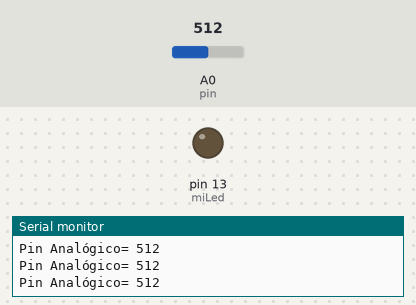
Simulated run of this sketch. Board: Arduino Uno, built with avr-gcc and run on an emulated ATmega328P. Shown: output pins drawn as LEDs (lit = HIGH), the last lines printed to the serial monitor. The inputs (shaded band) are chosen by the test bench; at power-on: A0 (pin) = 512.

Above: at 1.2 s.
1.3 s: A0 (pin) set to 583
2.8 s: A0 (pin) set to 613
At 4.0 s:
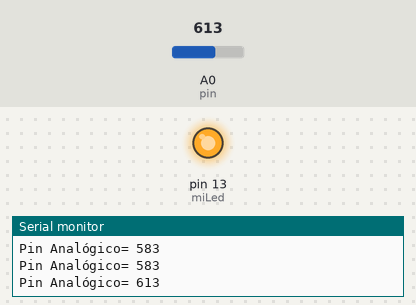
4.5 s: A0 (pin) set to 590
At 5.9 s:
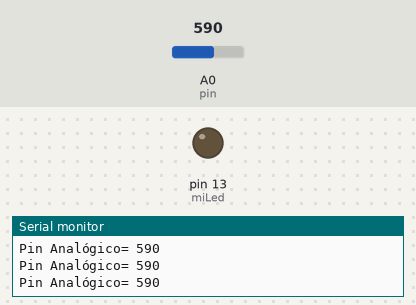
6.9 s: A0 (pin) set to 610
At 8.6 s:
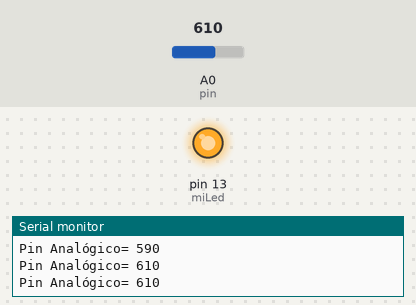
Timing chart, 0 to 9.7 s (numbered marks = the images above; inputs shaded):
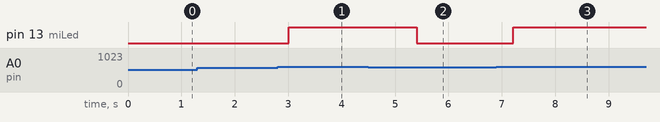

The sketch:

electret.ino
```cpp
int miLed = 13;  // pin conectado a un led
int pin = A0;   // conectado a un pin analógico
int val;        // variable que cambiará entre 0 y 1023 de acuerdo al ruido

void setup() {
  Serial.begin(9600);       // inicializamos la conexión serial entre ordenador y Arduino
  pinMode(miLed, OUTPUT);   // presentamos al pin del led como OUTPUT
  pinMode(pin, INPUT);  // presentamos al pin digital del sensor como INPUT
  digitalWrite(miLed, LOW);  // comenzamos el código con el led apagado
}

void loop() {
  val = analogRead(pin);  // leemos el valor analógico del micro
  Serial.print("Pin Analógico= ");
  Serial.println(val);// imprimimos el valor digital del micro
  delay(200);


  if (val >= 600) {             // si el ruido supera el umbral de 600 ...
    digitalWrite(miLed, HIGH);  // entonces led on
    delay(1000);
  } else { // si no supera el umbral ...
    digitalWrite(miLed, LOW); // entonces led off
  }
}
```

Measured:
- the behaviour switches between 599 and 600 on A0 (pin) (found by bisection; images 0 and 1)
- after the input at 2.8 s, pin 13 (miLed): LOW → HIGH after 0.21 s
- after the input at 4.5 s, pin 13 (miLed): HIGH → LOW after 0.91 s
- after the input at 6.9 s, pin 13 (miLed): LOW → HIGH after 0.31 s
